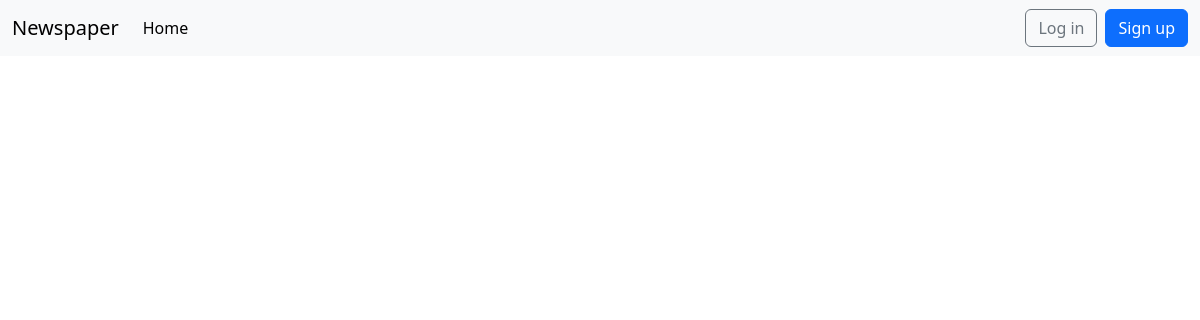
/articles/, run on an earlier commit of the app's database.
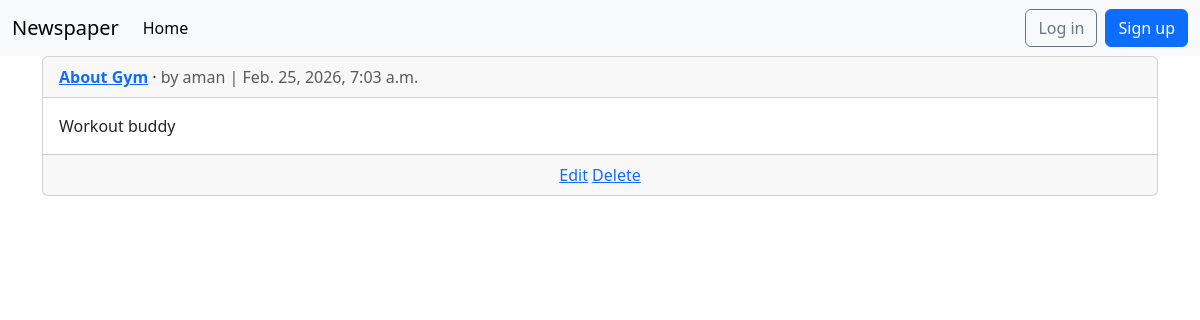
And on a later commit of the database.
### articles/models.py (models this page shows, shortened)
class Article(models.Model):
    title = models.CharField(max_length = 255)
    body = models.TextField()
    date = models.DateTimeField(auto_now_add=True)
    author = models.ForeignKey(
        settings.AUTH_USER_MODEL,
        on_delete=models.CASCADE,
    )
    def get_absolute_url(self):
        return reverse("article_detail", kwargs={"pk": self.pk})

### accounts/models.py (models this page shows)
class CustomUser(AbstractUser):
    age = models.PositiveBigIntegerField(null = True, blank = True)

### articles/views.py (the view)
# urls.py: path("",ArticleListView.as_view(), name = "article_list"),
class ArticleListView(ListView):
    model = Article
    template_name = "article_list.html"

### templates/article_list.html (shortened to what this page needs)
{% extends "base.html" %}
{% block content %}
{% for article in article_list %}
<div class="card">
<div class="card-header">
<span class="fw-bold">
<a href="{{ article.get_absolute_url }}">{{ article.title }}</a>
</span> &middot;
<span class="text-muted">by {{ article.author }} |
{{ article.date }}</span>
</div>
<div class="card-body">
{{ article.body }}
</div>
<div class="card-footer text-center text-muted">
<a href="{% url 'article_edit' article.pk %}">Edit</a>
<a href="{% url 'article_delete' article.pk %}">Delete</a>
</div>
</div>
<br />
{% endfor %}
{% endblock content %}

### templates/base.html (shortened to what this page needs)
<!DOCTYPE html>
<html>
<head>
<link href="https://cdn.jsdelivr.net/npm/bootstrap@5.3.3/dist/css/
bootstrap.min.css" rel="stylesheet"
crossorigin="anonymous">
</head>
<body>
    <body>
<nav class="navbar navbar-expand-lg bg-body-tertiary">
<div class="container-fluid">
<a class="navbar-brand" href="{% url 'home' %}">Newspaper</a>
<div class="collapse navbar-collapse" id="navbarSupportedContent">
<ul class="navbar-nav me-auto mb-2 mb-lg-0">
<li class="nav-item">
<a class="nav-link active" aria-current="page" href="#">Home</a>
</li>
{% if user.is_authenticated %}
<li><a href="#" class="nav-link px-2 link-dark">+ New</a></li>
</ul>
<div class="mr-auto">
<ul class="navbar-nav">
<li class="nav-item dropdown">
<a class="nav-link dropdown-toggle" href="#" role="button"
data-bs-toggle="dropdown" aria-expanded="false">
{{ user.username }}
</a>
<ul class="dropdown-menu dropdown-menu-end">
<li><a class="dropdown-item" href="{% url 'password_change' %}">
Change password</a></li>
<li>
<hr class="dropdown-divider">
</li>
<li>
<form method="post" action="{% url 'logout' %}"
style="display:inline;">
{% csrf_token %}
<button type="submit" class="btn btn-link nav-link"
style="display:inline; cursor:pointer;">Logout</button>
</form>
</li>
</ul>
</li>
{% else %}
</ul>
</div>
<div class="mr-auto">
<form class="form d-flex">
<a href="{% url 'login' %}" class="btn btn-outline-secondary">Log in</a>
<a href="{% url 'signup' %}" class="btn btn-primary ms-2">Sign up</a>
</form>
</div>
{% endif %}
</div>
</nav>
<main>
<div class="container">
{% block content %}
{% endblock content %}
</div>
</main>
</body>
</html>

What changed in the data, as far as the page shows it:
added Article: title "About Gym", author "aman", date "Feb. 25, 2026, 7:03 a.m.", body "Workout buddy"
